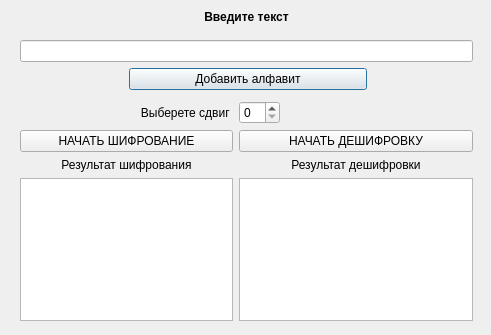
<?xml version="1.0" encoding="UTF-8"?>
<ui version="4.0">
 <class>Empreror</class>
 <widget class="QDialog" name="Empreror">
  <property name="geometry">
   <rect>
    <x>0</x>
    <y>0</y>
    <width>491</width>
    <height>335</height>
   </rect>
  </property>
  <property name="windowTitle">
   <string>Шифр Цезаря</string>
  </property>
  <widget class="QWidget" name="gridLayoutWidget">
   <property name="geometry">
    <rect>
     <x>20</x>
     <y>10</y>
     <width>453</width>
     <height>311</height>
    </rect>
   </property>
   <layout class="QGridLayout" name="gridLayout">
    <item row="4" column="1">
     <spacer name="verticalSpacer_3">
      <property name="orientation">
       <enum>Qt::Vertical</enum>
      </property>
      <property name="sizeType">
       <enum>QSizePolicy::Fixed</enum>
      </property>
      <property name="sizeHint" stdset="0">
       <size>
        <width>20</width>
        <height>5</height>
       </size>
      </property>
     </spacer>
    </item>
    <item row="5" column="1">
     <widget class="QLabel" name="label_2">
      <property name="text">
       <string>Выберете сдвиг </string>
      </property>
      <property name="alignment">
       <set>Qt::AlignRight|Qt::AlignTrailing|Qt::AlignVCenter</set>
      </property>
     </widget>
    </item>
    <item row="1" column="1">
     <spacer name="verticalSpacer_2">
      <property name="orientation">
       <enum>Qt::Vertical</enum>
      </property>
      <property name="sizeType">
       <enum>QSizePolicy::Fixed</enum>
      </property>
      <property name="sizeHint" stdset="0">
       <size>
        <width>20</width>
        <height>10</height>
       </size>
      </property>
     </spacer>
    </item>
    <item row="3" column="1" colspan="3">
     <widget class="QPushButton" name="pushButton_3">
      <property name="text">
       <string>Добавить алфавит</string>
      </property>
     </widget>
    </item>
    <item row="3" column="4">
     <spacer name="horizontalSpacer_3">
      <property name="orientation">
       <enum>Qt::Horizontal</enum>
      </property>
      <property name="sizeType">
       <enum>QSizePolicy::Fixed</enum>
      </property>
      <property name="sizeHint" stdset="0">
       <size>
        <width>100</width>
        <height>20</height>
       </size>
      </property>
     </spacer>
    </item>
    <item row="2" column="0" colspan="5">
     <widget class="QLineEdit" name="lineEdit"/>
    </item>
    <item row="0" column="0" colspan="5">
     <widget class="QLabel" name="label">
      <property name="text">
       <string>&lt;html&gt;&lt;head/&gt;&lt;body&gt;&lt;p&gt;&lt;span style=&quot; font-weight:600;&quot;&gt;Введите текст&lt;/span&gt;&lt;/p&gt;&lt;/body&gt;&lt;/html&gt;</string>
      </property>
      <property name="alignment">
       <set>Qt::AlignCenter</set>
      </property>
     </widget>
    </item>
    <item row="3" column="0">
     <spacer name="horizontalSpacer">
      <property name="orientation">
       <enum>Qt::Horizontal</enum>
      </property>
      <property name="sizeType">
       <enum>QSizePolicy::Fixed</enum>
      </property>
      <property name="sizeHint" stdset="0">
       <size>
        <width>100</width>
        <height>20</height>
       </size>
      </property>
     </spacer>
    </item>
    <item row="6" column="0" colspan="2">
     <widget class="QPushButton" name="pushButton">
      <property name="text">
       <string>НАЧАТЬ ШИФРОВАНИЕ</string>
      </property>
     </widget>
    </item>
    <item row="8" column="0" colspan="2">
     <widget class="QTextBrowser" name="textBrowser"/>
    </item>
    <item row="8" column="2" colspan="3">
     <widget class="QTextBrowser" name="textBrowser_2"/>
    </item>
    <item row="5" column="2">
     <widget class="QSpinBox" name="spinBox">
      <property name="sizePolicy">
       <sizepolicy hsizetype="Fixed" vsizetype="Fixed">
        <horstretch>0</horstretch>
        <verstretch>0</verstretch>
       </sizepolicy>
      </property>
      <property name="maximum">
       <number>32</number>
      </property>
     </widget>
    </item>
    <item row="6" column="2" colspan="3">
     <widget class="QPushButton" name="pushButton_2">
      <property name="text">
       <string>НАЧАТЬ ДЕШИФРОВКУ</string>
      </property>
     </widget>
    </item>
    <item row="7" column="0" colspan="2">
     <widget class="QLabel" name="label_3">
      <property name="text">
       <string>Результат шифрования</string>
      </property>
      <property name="alignment">
       <set>Qt::AlignCenter</set>
      </property>
     </widget>
    </item>
    <item row="7" column="2" colspan="3">
     <widget class="QLabel" name="label_4">
      <property name="text">
       <string>Результат дешифровки</string>
      </property>
      <property name="alignment">
       <set>Qt::AlignCenter</set>
      </property>
     </widget>
    </item>
   </layout>
  </widget>
 </widget>
 <resources/>
 <connections/>
</ui>
